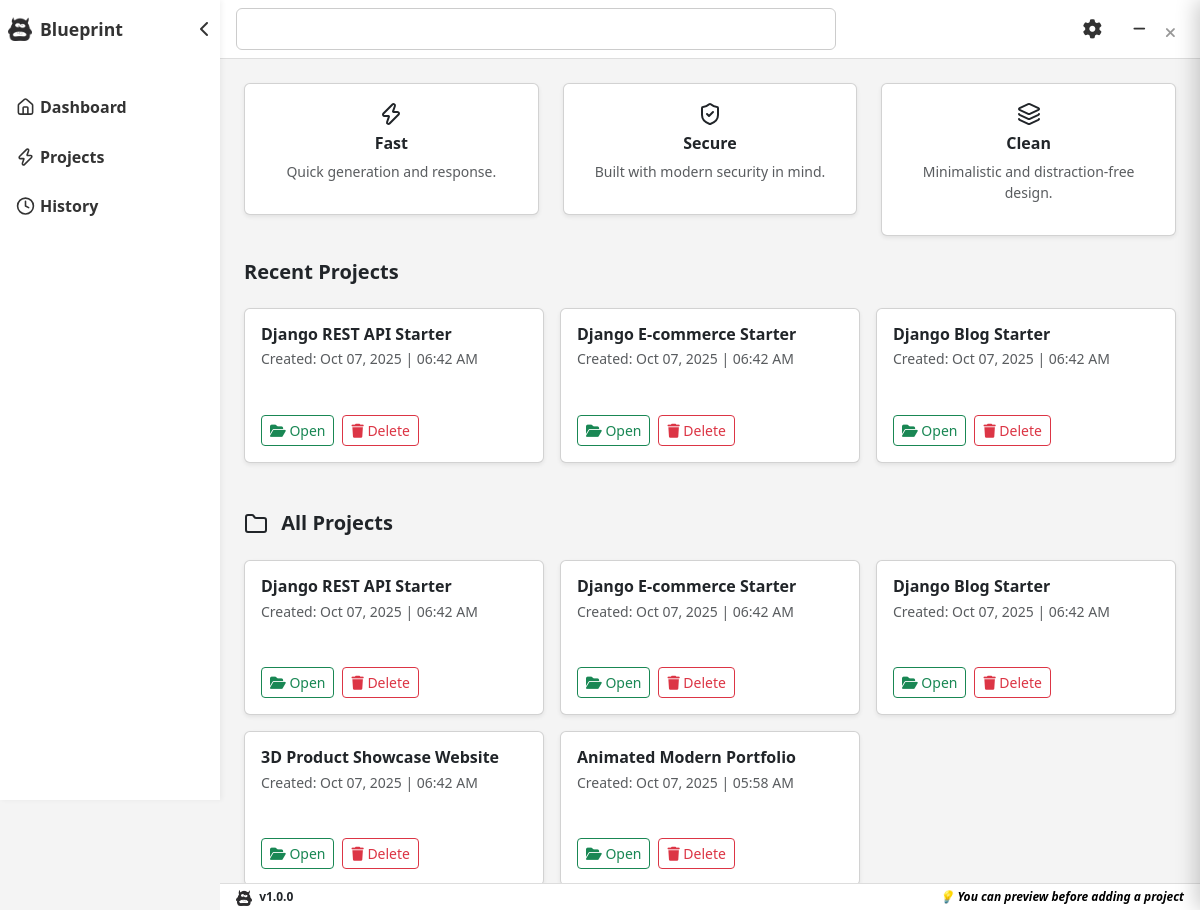
The page / on the database its author committed.
### core/models.py (models this page shows, shortened)
class GeneratedProject(models.Model):
    template = models.ForeignKey(ProjectTemplate, on_delete=models.CASCADE)
    name = models.CharField(max_length=200)
    created_at = models.DateTimeField(auto_now_add=True)

### core/views.py (the view)
# urls.py: path('', include('core.urls')),       # home/dashboard page
def dashboard(request):
    all_projects = GeneratedProject.objects.all().order_by('-created_at')
    recent_projects = all_projects[:3]
    context = {
        "recent_projects": recent_projects,
        "all_projects": all_projects
    }
    return render(request, "home.html", context)

### core/templates/home.html (shortened to what this page needs)
{% extends "base.html" %}
{% block content %}
<div class="row g-4 mb-4">
  <div class="col-md-4">
    <div class="card p-3 text-center shadow-sm">
      <div class="mb-2"><i data-lucide="zap" class="icon-lg"></i></div>
      <h6 class="fw-bold">Fast</h6>
      <p class="text-muted small">Quick generation and response.</p>
    </div>
  </div>
  <div class="col-md-4">
    <div class="card p-3 text-center shadow-sm">
      <div class="mb-2"><i data-lucide="shield-check" class="icon-lg"></i></div>
      <h6 class="fw-bold">Secure</h6>
      <p class="text-muted small">Built with modern security in mind.</p>
    </div>
  </div>
  <div class="col-md-4">
    <div class="card p-3 text-center shadow-sm">
      <div class="mb-2"><i data-lucide="layers" class="icon-lg"></i></div>
      <h6 class="fw-bold">Clean</h6>
      <p class="text-muted small">Minimalistic and distraction-free design.</p>
    </div>
  </div>
</div>
<div class="d-flex justify-content-between align-items-center mb-3">
  <h5 class="fw-bold">Recent Projects</h5>
</div>
<div class="row g-3" id="recent-projects">
</div>
<div class="d-flex justify-content-between align-items-center mt-5 mb-3">
  <h5 class="fw-bold"><i data-lucide="folder" class="me-2"></i> All Projects</h5>
</div>
<div class="row g-3" id="projectsGrid">
  {% for project in all_projects %}
  <div class="col-md-4 project-col" data-project-id="{{ project.id }}">
    <div class="card project-card p-3 shadow-sm"
         data-description="{{ project.template.description }}"
         data-tech="{{ project.template.technologies }}"
         data-steps="{{ project.template.steps }}">
      <h6 class="fw-bold mb-1">{{ project.name }}</h6>
      <p class="small text-muted mb-2">Created: {{ project.created_at|date:"M d, Y | H:i A" }}</p>
      <div class="d-flex gap-2">
        <button class="btn btn-sm btn-outline-success btn-open"><i class="fa fa-folder-open"></i> Open</button>
        <button class="btn btn-sm btn-outline-danger btn-delete"><i class="fa fa-trash"></i> Delete</button>
      </div>
    </div>
  </div>
  {% empty %}
  <p class="text-muted small">No projects found.</p>
  {% endfor %}
</div>
{% endblock %}

### core/static/css/style.css (style rules this page uses)
:root { --color-bg: #f4f4f4; --color-sidebar: #ffffff; --color-accent: #ff6600; --color-text: #333333; --color-hover: #ffe5cc; }
body { background-color: var(--color-bg); font-family: "Segoe UI", sans-serif; margin: 0; padding: 0; }

### core/templates/home.html (style rules this page uses)
.project-card { display: flex; flex-direction: column; height: 155px; padding: 1rem; box-sizing: border-box; overflow: hidden; }
.project-card h6 { font-size: 1rem; font-weight: 600; margin-bottom: 0.5rem; line-height: 1.2; display: -webkit-box; -webkit-line-clamp: 2; -webkit-box-orient: vertical; overflow: hidden; text-overflow: ellipsis; }
.project-card p { flex-grow: 1; margin-bottom: 0.5rem; font-size: 0.875rem; color: #6c757d; overflow: hidden; display: -webkit-box; -webkit-line-clamp: 4; -webkit-box-orient: vertical; }
.project-card .result-actions, .project-card .d-flex.gap-2 { margin-top: auto; flex-shrink: 0; }

### rows shown on the page
GeneratedProject: name "Django REST API Starter", created_at|H "Oct 07, 2025 | 06:42 AM"
GeneratedProject: name "Django E-commerce Starter", created_at|H "Oct 07, 2025 | 06:42 AM"
GeneratedProject: name "Django Blog Starter", created_at|H "Oct 07, 2025 | 06:42 AM"
GeneratedProject: name "3D Product Showcase Website", created_at|H "Oct 07, 2025 | 06:42 AM"
GeneratedProject: name "Animated Modern Portfolio", created_at|H "Oct 07, 2025 | 05:58 AM"
